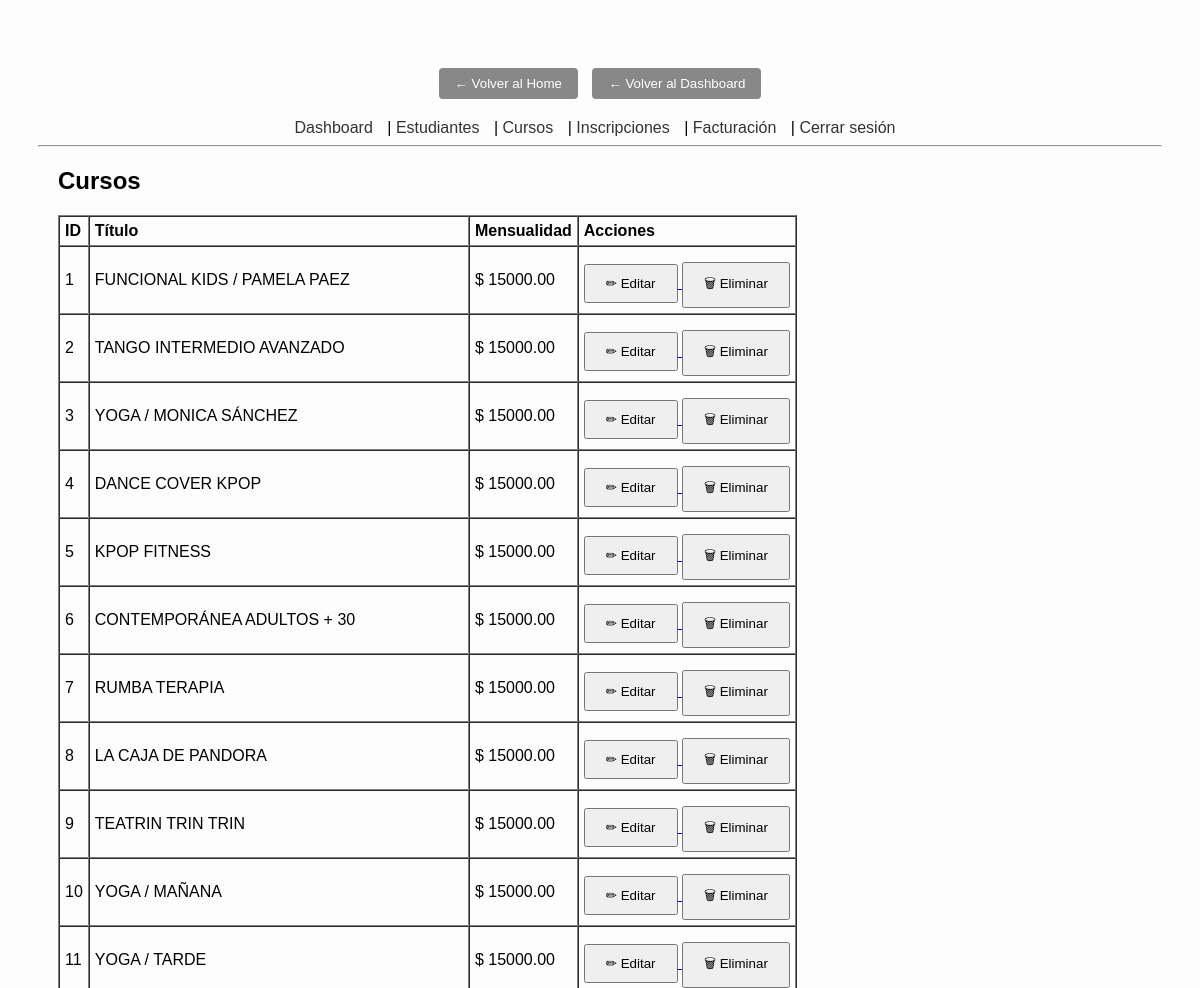
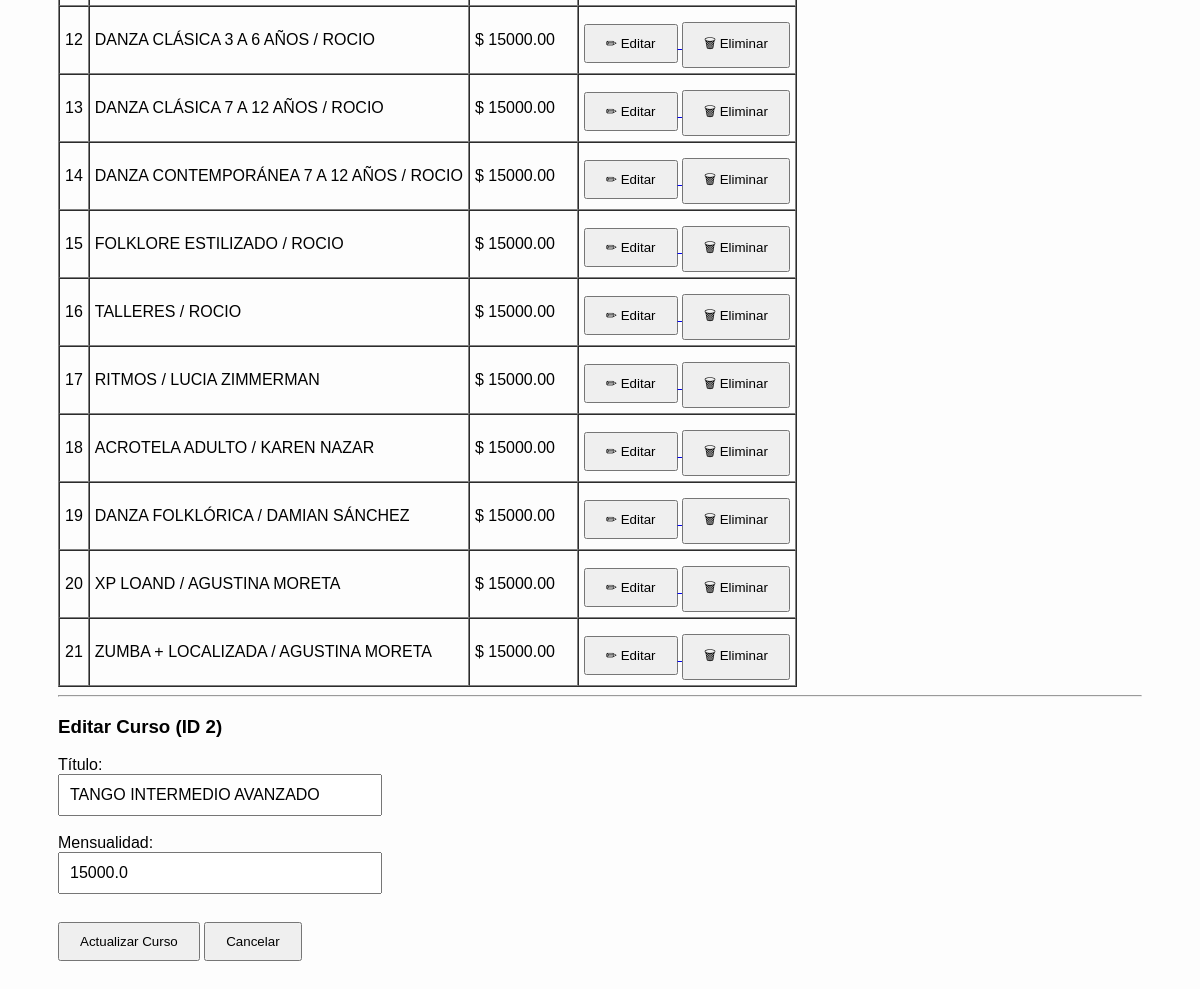
The page /admin/courses?edit_id=2 (signed in) on the database its author committed (2 pictures, top to bottom).
### app/models.py (models this page shows, shortened)
class Course(Base):
    __tablename__ = "courses"
    id          = Column(Integer, primary_key=True, index=True)
    title       = Column(String, unique=True, index=True, nullable=False)
    monthly_fee = Column(Float, default=15000.0, nullable=False)
    enrollments = relationship("Enrollment", back_populates="course")

### app/routes/admin.py (the view)
@router.get("/courses", response_class=HTMLResponse)
def admin_manage_courses(
    request: Request,
    edit_id: int = None,
    user=Depends(ensure_admin),
    db: Session = Depends(get_db)
):
    if hasattr(user, "status_code"):
        return user
    courses = list_courses(db)
    course_to_edit = None
    if edit_id:
        course_to_edit = get_course(db, edit_id)
    return templates.TemplateResponse("admin/courses.html", {
        "request": request,
        "courses": courses,
        "course_to_edit": course_to_edit
    })

### app/templates/admin/courses.html (shortened to what this page needs)
{% extends 'admin/base.html' %}
{% block content %}
<h2>Cursos</h2>
<table border="1" cellpadding="5" cellspacing="0">
    <thead>
        <tr>
            <th>ID</th>
            <th>Título</th>
            <th>Mensualidad</th>
            <th>Acciones</th>
        </tr>
    </thead>
    <tbody>
    {% for c in courses %}
        <tr>
            <td>{{ c.id }}</td>
            <td>{{ c.title }}</td>
            <td>$ {{ '%.2f' | format(c.monthly_fee) }}</td>
            <td>
                <a href="/admin/courses?edit_id={{ c.id }}">
                  <button>✏ Editar</button>
                </a>
                <a href="/admin/courses/delete/{{ c.id }}"
                   onclick="return confirm('¿Eliminar curso {{ c.title }}?');">
                  <button>🗑 Eliminar</button>
                </a>
            </td>
        </tr>
    {% endfor %}
    </tbody>
</table>
<hr>
{% if course_to_edit %}
    <h3>Editar Curso (ID {{ course_to_edit.id }})</h3>
{% else %}
    <h3>Agregar Nuevo Curso</h3>
{% endif %}
<form method="post" action="/admin/courses">
    <label>
        Título:<br>
        <input type="text" name="title" value="{{ course_to_edit.title if course_to_edit else '' }}" required />
    </label><br><br>
    <label>
        Mensualidad:<br>
        <input type="number" name="monthly_fee" step="0.01"
               value="{{ course_to_edit.monthly_fee if course_to_edit else 15000.0 }}" required />
    </label><br><br>
    <button type="submit">
        {% if course_to_edit %}Actualizar Curso{% else %}Guardar Curso{% endif %}
    </button>
    {% if course_to_edit %}
        <a href="/admin/courses"><button type="button">Cancelar</button></a>
    {% endif %}
</form>
{% endblock %}

### app/static/styles.css (style rules this page uses)
body { font-family: Arial, sans-serif; text-align: center; background: #fdfdfd; padding: 30px; }
input { padding: 10px; font-size: 16px; width: 300px; }
button { padding: 10px 20px; margin-top: 10px; }

### rows shown on the page
Course: id "1", title "FUNCIONAL KIDS / PAMELA PAEZ", monthly_fee "15000.00"
Course: id "2", title "TANGO INTERMEDIO AVANZADO", monthly_fee "15000.00", monthly_fee "15000.0"
Course: id "3", title "YOGA / MONICA SÁNCHEZ", monthly_fee "15000.00"
Course: id "4", title "DANCE COVER KPOP", monthly_fee "15000.00"
Course: id "5", title "KPOP FITNESS", monthly_fee "15000.00"
Course: id "6", title "CONTEMPORÁNEA ADULTOS + 30", monthly_fee "15000.00"
Course: id "7", title "RUMBA TERAPIA", monthly_fee "15000.00"
Course: id "8", title "LA CAJA DE PANDORA", monthly_fee "15000.00"
Course: id "9", title "TEATRIN TRIN TRIN", monthly_fee "15000.00"
Course: id "10", title "YOGA / MAÑANA", monthly_fee "15000.00"
Course: id "11", title "YOGA / TARDE", monthly_fee "15000.00"
Course: id "12", title "DANZA CLÁSICA 3 A 6 AÑOS / ROCIO", monthly_fee "15000.00"
Course: id "13", title "DANZA CLÁSICA 7 A 12 AÑOS / ROCIO", monthly_fee "15000.00"
Course: id "14", title "DANZA CONTEMPORÁNEA 7 A 12 AÑOS / ROCIO", monthly_fee "15000.00"
Course: id "15", title "FOLKLORE ESTILIZADO / ROCIO", monthly_fee "15000.00"
Course: id "16", title "TALLERES / ROCIO", monthly_fee "15000.00"
Course: id "17", title "RITMOS / LUCIA ZIMMERMAN", monthly_fee "15000.00"
Course: id "18", title "ACROTELA ADULTO / KAREN NAZAR", monthly_fee "15000.00"
Course: id "19", title "DANZA FOLKLÓRICA / DAMIAN SÁNCHEZ", monthly_fee "15000.00"
Course: id "20", title "XP LOAND / AGUSTINA MORETA", monthly_fee "15000.00"
Course: id "21", title "ZUMBA + LOCALIZADA / AGUSTINA MORETA", monthly_fee "15000.00"
